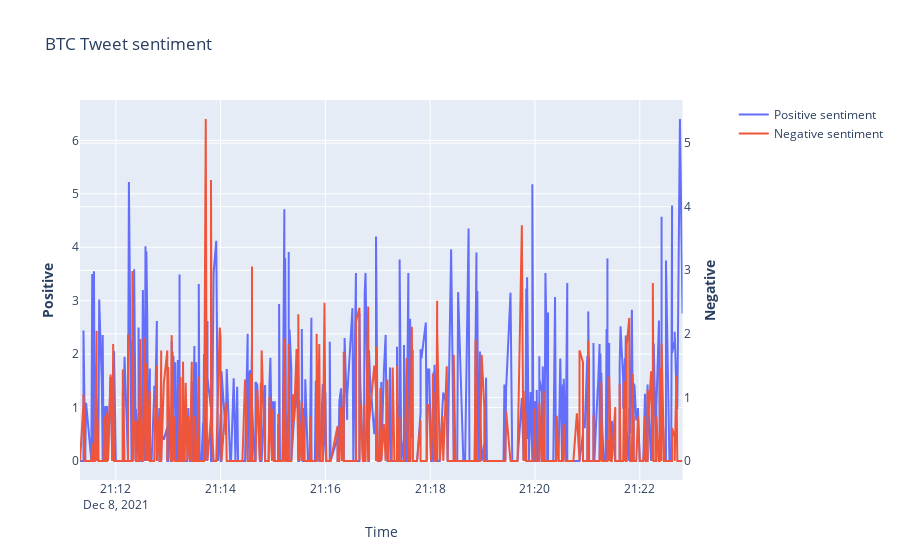

Write notebook code for a chart like this one.
### Code cell
import plotly.graph_objects as go
from plotly.subplots import make_subplots

# Create figure with secondary y-axis
fig = make_subplots(specs=[[{"secondary_y": True}]])

# Add traces
fig.add_trace(
    go.Scatter(x=df['Created_at'], y=df['positive'], name="Positive sentiment"),
    secondary_y=False,
)

fig.add_trace(
    go.Scatter(x=df['Created_at'], y=df['negative'], name="Negative sentiment"),
    secondary_y=True,
)

# Add figure title
fig.update_layout(
    title_text="BTC Tweet sentiment"
)

# Set x-axis title
fig.update_xaxes(title_text="Time")

# Set y-axes titles
fig.update_yaxes(title_text="<b>Positive</b>", secondary_y=False)
fig.update_yaxes(title_text="<b>Negative</b>", secondary_y=True)

fig.show()

### Figure 1 — Plotly figure (JSON) as saved in the notebook; plotly's stock layout.template omitted (floating-point values rounded to 4 significant figures; data arrays with more than 128 entries replaced by an {"elided": "..."} marker saying what was removed)
{"data": [{"name": "Positive sentiment", "type": "scatter", "x": {"elided": "583 str values"}, "xaxis": "x", "y": {"elided": "583 float values"}, "yaxis": "y"}, {"name": "Negative sentiment", "type": "scatter", "x": {"elided": "583 str values"}, "xaxis": "x", "y": {"elided": "583 float values"}, "yaxis": "y2"}], "layout": {"title": {"text": "BTC Tweet sentiment"}, "xaxis": {"anchor": "y", "domain": [0, 0.94], "title": {"text": "Time"}}, "yaxis": {"anchor": "x", "domain": [0, 1], "title": {"text": "<b>Positive</b>"}}, "yaxis2": {"anchor": "x", "overlaying": "y", "side": "right", "title": {"text": "<b>Negative</b>"}}}}
